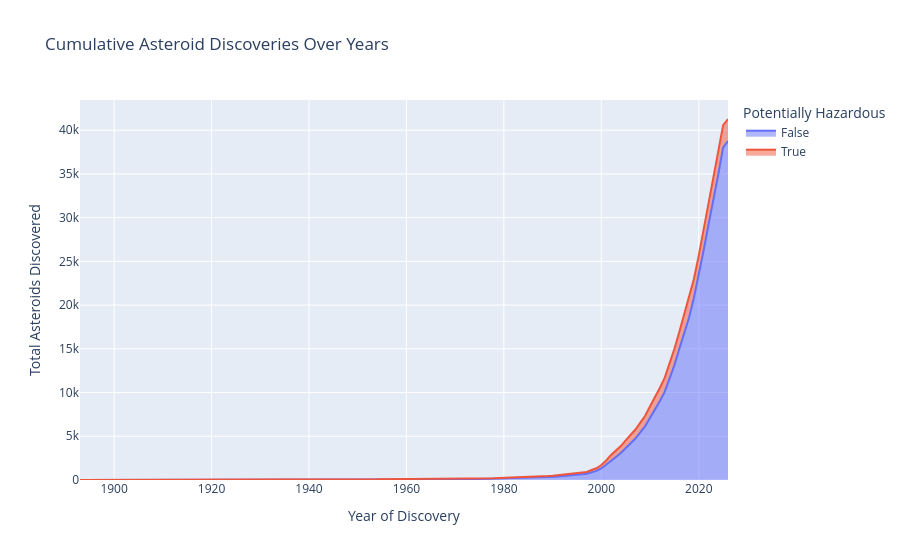

Notebook cell for this chart:
### Markdown cell above
### Figure 4

This visualization uses a Stacked Area Chart to display the running tally of asteroid discoveries over time, illustrating how our mapping of the solar system has accelerated It is similar to a line chart, but the space beneath the lines is filled in with color. The layers stack on top of each other, allowing you to see the growth of both the individual groups and the grand total simultaneously It clearly shows the exponential explosion in discoveries starting in the late 1990s and 2000s, while proving that the vast majority of our newly mapped space rocks are completely harmless. Now is that due to better technologies, more interest in near earth objects, both? Who knows but there is definitely more data to explore!

### Code cell
pivot_df = df_clean.groupby(['discovery_year', 'pha']).size().unstack(fill_value=0)

cumulative_df = pivot_df.cumsum()

timeline_df = cumulative_df.stack().reset_index(name='cumulative_count')

fig4 = px.area(
    timeline_df,
    x = 'discovery_year',
    y = 'cumulative_count',
    color = 'pha',
    title = ' Cumulative Asteroid Discoveries Over Years',
    labels={
        'discovery_year': 'Year of Discovery',
        'cumulative_count': 'Total Asteroids Discovered',
        'pha': 'Potentially Hazardous'
    }
)

fig4.show()

### Figure 1 — Plotly figure (JSON) as saved in the notebook; plotly's stock layout.template omitted (floating-point values rounded to 4 significant figures)
{"data": [{"fillpattern": {"shape": ""}, "hovertemplate": "Potentially Hazardous=False<br>Year of Discovery=%{x}<br>Total Asteroids Discovered=%{y}<extra></extra>", "legendgroup": "False", "line": {"color": "#636efa"}, "marker": {"symbol": "circle"}, "mode": "lines", "name": "False", "orientation": "v", "showlegend": true, "stackgroup": "1", "type": "scatter", "x": [1893, 1911, 1918, 1924, 1929, 1930, 1931, 1932, 1934, 1936, 1937, 1948, 1949, 1950, 1951, 1952, 1953, 1954, 1955, 1956, 1959, 1960, 1963, 1968, 1970, 1971, 1972, 1973, 1974, 1975, 1976, 1977, 1978, 1979, 1980, 1981, 1982, 1983, 1984, 1985, 1986, 1987, 1988, 1989, 1990, 1991, 1992, 1993, 1994, 1995, 1996, 1997, 1998, 1999, 2000, 2001, 2002, 2003, 2004, 2005, 2006, 2007, 2008, 2009, 2010, 2011, 2012, 2013, 2014, 2015, 2016, 2017, 2018, 2019, 2020, 2021, 2022, 2023, 2024, 2025, 2026], "xaxis": "x", "y": [1, 2, 3, 4, 5, 5, 5, 6, 7, 7, 8, 10, 10, 15, 22, 26, 44, 57, 70, 72, 73, 77, 79, 80, 81, 85, 86, 90, 99, 112, 126, 140, 156, 174, 188, 199, 224, 246, 257, 270, 285, 305, 324, 348, 373, 414, 447, 495, 542, 595, 657, 724, 876, 1039, 1318, 1733, 2243, 2637, 3089, 3644, 4186, 4745, 5450, 6153, 7127, 8032, 9011, 10070, 11603, 13141, 14971, 16877, 18559, 20803, 23438, 26269, 29220, 31961, 34917, 38042, 38741], "yaxis": "y"}, {"fillpattern": {"shape": ""}, "hovertemplate": "Potentially Hazardous=True<br>Year of Discovery=%{x}<br>Total Asteroids Discovered=%{y}<extra></extra>", "legendgroup": "True", "line": {"color": "#EF553B"}, "marker": {"symbol": "circle"}, "mode": "lines", "name": "True", "orientation": "v", "showlegend": true, "stackgroup": "1", "type": "scatter", "x": [1893, 1911, 1918, 1924, 1929, 1930, 1931, 1932, 1934, 1936, 1937, 1948, 1949, 1950, 1951, 1952, 1953, 1954, 1955, 1956, 1959, 1960, 1963, 1968, 1970, 1971, 1972, 1973, 1974, 1975, 1976, 1977, 1978, 1979, 1980, 1981, 1982, 1983, 1984, 1985, 1986, 1987, 1988, 1989, 1990, 1991, 1992, 1993, 1994, 1995, 1996, 1997, 1998, 1999, 2000, 2001, 2002, 2003, 2004, 2005, 2006, 2007, 2008, 2009, 2010, 2011, 2012, 2013, 2014, 2015, 2016, 2017, 2018, 2019, 2020, 2021, 2022, 2023, 2024, 2025, 2026], "xaxis": "x", "y": [0, 0, 0, 0, 0, 1, 2, 2, 3, 4, 6, 6, 8, 11, 12, 12, 14, 17, 26, 26, 27, 30, 30, 30, 30, 30, 30, 31, 35, 36, 40, 44, 50, 54, 55, 58, 63, 70, 76, 80, 86, 91, 95, 110, 123, 137, 141, 152, 167, 172, 186, 199, 264, 306, 395, 496, 620, 701, 793, 879, 949, 1028, 1118, 1188, 1310, 1417, 1507, 1609, 1737, 1860, 1963, 2057, 2106, 2174, 2249, 2304, 2360, 2421, 2480, 2531, 2539], "yaxis": "y"}], "layout": {"legend": {"title": {"text": "Potentially Hazardous"}, "tracegroupgap": 0}, "title": {"text": " Cumulative Asteroid Discoveries Over Years"}, "xaxis": {"anchor": "y", "domain": [0, 1], "title": {"text": "Year of Discovery"}}, "yaxis": {"anchor": "x", "domain": [0, 1], "title": {"text": "Total Asteroids Discovered"}}}}
